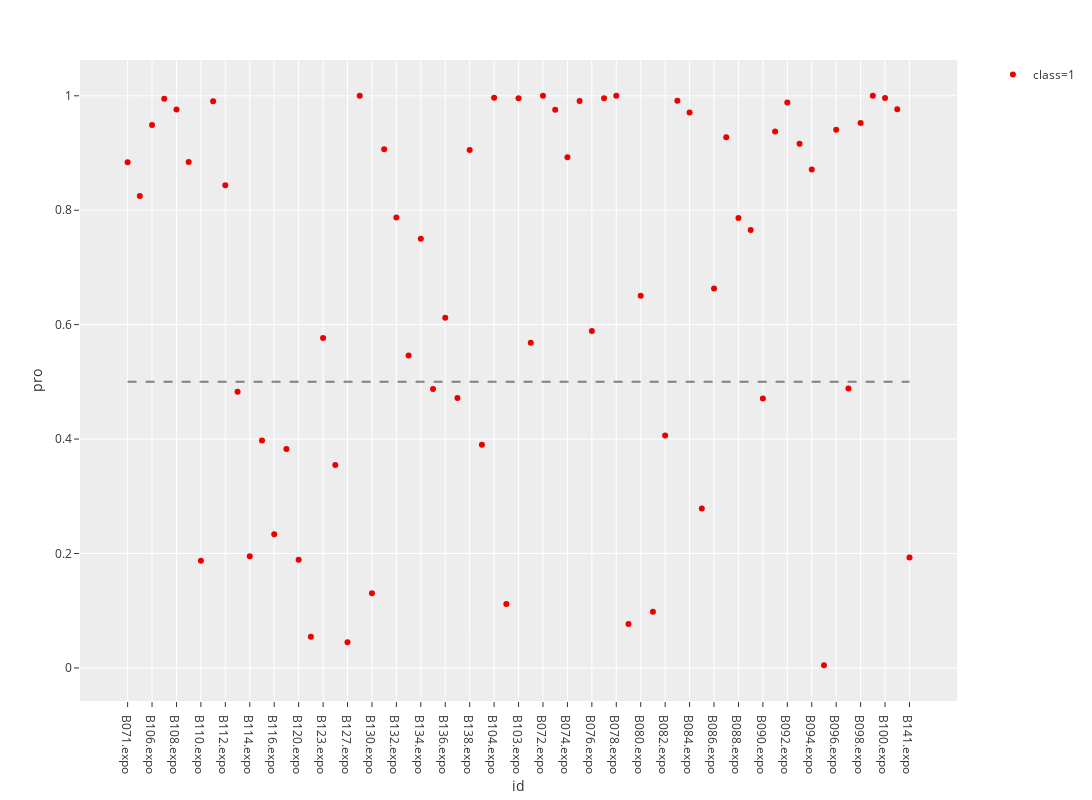

Write notebook code for a chart like this one.
### Code cell
# lung_cancer_new = pd.read_excel(path + 'rawdata/test_lung_cancer_new.xlsx').iloc[:, pnasSubsetsIndex]
pre_lung = predict_plot('test_lung')

### Figure 1 — Plotly figure (JSON) as saved in the notebook; plotly's stock layout.template omitted (floating-point values rounded to 4 significant figures)
{"data": [{"hoverlabel": {"namelength": 0}, "hovertemplate": "class=1<br>id=%{x}<br>pro=%{y}", "legendgroup": "class=1", "marker": {"color": "#EE0000", "symbol": "circle"}, "mode": "markers", "name": "class=1", "showlegend": true, "type": "scatter", "x": ["B071.expo", "B105.expo", "B106.expo", "B107.expo", "B108.expo", "B109.expo", "B110.expo", "B111.expo", "B112.expo", "B113.expo", "B114.expo", "B115.expo", "B116.expo", "B119.expo", "B120.expo", "B122.expo", "B123.expo", "B125.expo", "B127.expo", "B129.expo", "B130.expo", "B131.expo", "B132.expo", "B133.expo", "B134.expo", "B135.expo", "B136.expo", "B137.expo", "B138.expo", "B139.expo", "B104.expo", "B140.expo", "B103.expo", "B101.expo", "B072.expo", "B073.expo", "B074.expo", "B075.expo", "B076.expo", "B077.expo", "B078.expo", "B079.expo", "B080.expo", "B081.expo", "B082.expo", "B083.expo", "B084.expo", "B085.expo", "B086.expo", "B087.expo", "B088.expo", "B089.expo", "B090.expo", "B091.expo", "B092.expo", "B093.expo", "B094.expo", "B095.expo", "B096.expo", "B097.expo", "B098.expo", "B099.expo", "B100.expo", "B102.expo", "B141.expo"], "xaxis": "x", "y": [0.8841, 0.8247, 0.9489, 0.995, 0.976, 0.8844, 0.1872, 0.9903, 0.8438, 0.4826, 0.1952, 0.3973, 0.2335, 0.3824, 0.189, 0.05467, 0.5766, 0.3548, 0.04492, 1.0, 0.1306, 0.9064, 0.7871, 0.5459, 0.7501, 0.4875, 0.6119, 0.4718, 0.9052, 0.3902, 0.9967, 0.1117, 0.9959, 0.5682, 1.0, 0.9756, 0.8924, 0.9908, 0.589, 0.9955, 1.0, 0.07656, 0.6506, 0.09822, 0.406, 0.9914, 0.9707, 0.2787, 0.6633, 0.9278, 0.7864, 0.7655, 0.4709, 0.9375, 0.9881, 0.9162, 0.8712, 0.004732, 0.9408, 0.4883, 0.9524, 1.0, 0.9962, 0.9766, 0.1928], "yaxis": "y"}, {"line": {"color": "grey", "dash": "dash"}, "mode": "lines", "showlegend": false, "type": "scatter", "x": ["B071.expo", "B141.expo"], "y": [0.5, 0.5]}], "layout": {"height": 800, "legend": {"tracegroupgap": 0}, "margin": {"t": 60}, "width": 1200, "xaxis": {"anchor": "y", "domain": [0, 0.98], "title": {"text": "id"}}, "yaxis": {"anchor": "x", "domain": [0, 1], "title": {"text": "pro"}}}}
